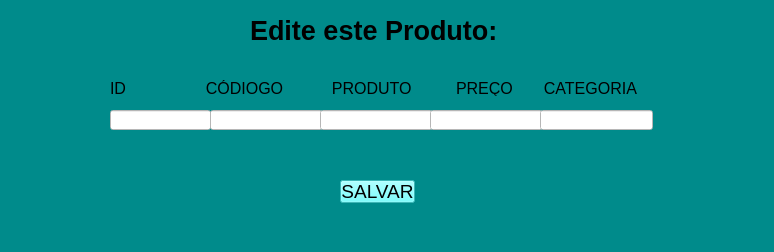
<?xml version="1.0" encoding="UTF-8"?>
<ui version="4.0">
 <class>MainWindow</class>
 <widget class="QMainWindow" name="MainWindow">
  <property name="geometry">
   <rect>
    <x>0</x>
    <y>0</y>
    <width>774</width>
    <height>252</height>
   </rect>
  </property>
  <property name="windowTitle">
   <string>MainWindow</string>
  </property>
  <property name="styleSheet">
   <string notr="true">background-color: rgb(0, 139, 139);</string>
  </property>
  <widget class="QWidget" name="centralwidget">
   <widget class="QLabel" name="label">
    <property name="geometry">
     <rect>
      <x>250</x>
      <y>20</y>
      <width>281</width>
      <height>21</height>
     </rect>
    </property>
    <property name="font">
     <font>
      <pointsize>20</pointsize>
      <weight>75</weight>
      <bold>true</bold>
     </font>
    </property>
    <property name="styleSheet">
     <string notr="true"/>
    </property>
    <property name="text">
     <string>Edite este Produto:</string>
    </property>
   </widget>
   <widget class="QLabel" name="label_2">
    <property name="geometry">
     <rect>
      <x>110</x>
      <y>80</y>
      <width>641</width>
      <height>16</height>
     </rect>
    </property>
    <property name="font">
     <font>
      <pointsize>12</pointsize>
     </font>
    </property>
    <property name="text">
     <string>ID                  CÓDIOGO           PRODUTO          PREÇO       CATEGORIA</string>
    </property>
   </widget>
   <widget class="QLineEdit" name="lineEdit">
    <property name="geometry">
     <rect>
      <x>110</x>
      <y>110</y>
      <width>101</width>
      <height>20</height>
     </rect>
    </property>
    <property name="styleSheet">
     <string notr="true">border-color: rgb(255, 85, 0);
background-color: rgb(255, 255, 255);</string>
    </property>
   </widget>
   <widget class="QLineEdit" name="lineEdit_2">
    <property name="geometry">
     <rect>
      <x>210</x>
      <y>110</y>
      <width>113</width>
      <height>20</height>
     </rect>
    </property>
    <property name="styleSheet">
     <string notr="true">background-color: rgb(255, 255, 255);</string>
    </property>
   </widget>
   <widget class="QLineEdit" name="lineEdit_3">
    <property name="geometry">
     <rect>
      <x>320</x>
      <y>110</y>
      <width>113</width>
      <height>20</height>
     </rect>
    </property>
    <property name="styleSheet">
     <string notr="true">background-color: rgb(255, 255, 255);</string>
    </property>
   </widget>
   <widget class="QLineEdit" name="lineEdit_4">
    <property name="geometry">
     <rect>
      <x>430</x>
      <y>110</y>
      <width>113</width>
      <height>20</height>
     </rect>
    </property>
    <property name="styleSheet">
     <string notr="true">background-color: rgb(255, 255, 255);</string>
    </property>
   </widget>
   <widget class="QLineEdit" name="lineEdit_5">
    <property name="geometry">
     <rect>
      <x>540</x>
      <y>110</y>
      <width>113</width>
      <height>20</height>
     </rect>
    </property>
    <property name="styleSheet">
     <string notr="true">background-color: rgb(255, 255, 255);</string>
    </property>
   </widget>
   <widget class="QPushButton" name="pushButton">
    <property name="geometry">
     <rect>
      <x>340</x>
      <y>180</y>
      <width>75</width>
      <height>23</height>
     </rect>
    </property>
    <property name="font">
     <font>
      <pointsize>14</pointsize>
     </font>
    </property>
    <property name="styleSheet">
     <string notr="true">background-color: rgb(85, 255, 255);</string>
    </property>
    <property name="text">
     <string>SALVAR</string>
    </property>
   </widget>
  </widget>
  <widget class="QMenuBar" name="menubar">
   <property name="geometry">
    <rect>
     <x>0</x>
     <y>0</y>
     <width>774</width>
     <height>21</height>
    </rect>
   </property>
  </widget>
  <widget class="QStatusBar" name="statusbar"/>
 </widget>
 <resources/>
 <connections/>
</ui>
